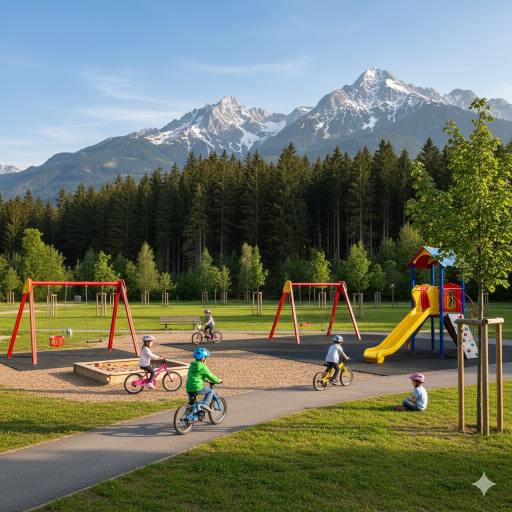
#> input picture Test_Images/Playground.jpg, 1024 x 1024 px (shown at 1/2 size)
$ python PointDrawing.py
#> lines starting #> are read from the running program, lines starting #| are printed output that depends on the picture; after the words box and inside, x2 and y2 are one past the last pixel; in counts of white or black regions, pixels touching at a corner belong together
# Author: Endri Dibra
# Project: ARP mini Project


# Importing the required libraries
import cv2

# System requirements setup
# The Occupancy grid map
# image to be used for the process
IMAGE_PATH = "Test_Images/Playground.jpg"

# Output image path
OUTPUT_PATH = "Points_Images/ImageResultPlayground.png"

# New size of the occupancy grid map image
# for computing resourse management
RESIZE = (500, 500)

# Start coordinates
START_X = 40
START_Y = 480

# Goal coordinates
GOAL_X = 240
GOAL_Y = 330

# Dot characteristics for start point
S_DOT_COLOR = (0, 255, 0)
S_DOT_RADIUS = 6
S_DOT_THICKNESS = -1

# Dot characteristics for goal point
G_DOT_COLOR = (255, 0, 0)
G_DOT_RADIUS = 6
G_DOT_THICKNESS = -1

print(f"Loading image: {IMAGE_PATH}...")

# Loading image
image = cv2.imread(IMAGE_PATH)
#> image is the input picture: shape (1024, 1024, 3); mean B, G, R 99.9, 116.6, 109.8

# Checking if image exists
if image is None:

    print(f"Error! Image not found.")

    raise FileNotFoundError(f"{IMAGE_PATH} not found")

# Resizing image
if RESIZE is not None:

    image = cv2.resize(image, RESIZE)
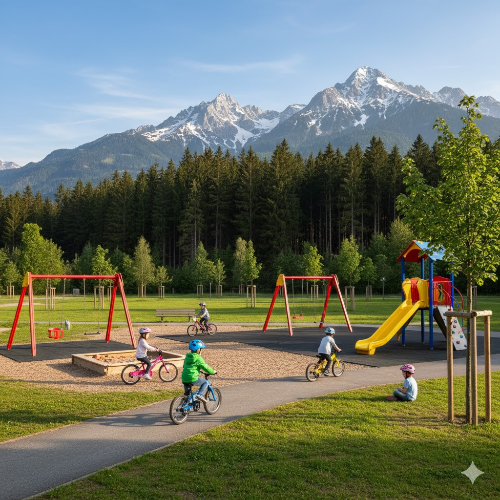
#> image: shape (500, 500, 3); mean B, G, R 99.8, 116.5, 109.7

print("Image loaded successfully.")

# Drawing the start circle
cv2.circle(image, (START_X, START_Y), S_DOT_RADIUS, S_DOT_COLOR, S_DOT_THICKNESS)
#> image: shape (500, 500, 3); 0.05% of pixels changed, all inside (x1, y1, x2, y2) = (34, 474, 47, 487)

# Adding text label
cv2.putText(image, "Start", (START_X + 10, START_Y - 10), cv2.FONT_HERSHEY_SIMPLEX, 0.6, S_DOT_COLOR, 2)

# Drawing the goal circle
cv2.circle(image, (GOAL_X, GOAL_Y), G_DOT_RADIUS, G_DOT_COLOR, G_DOT_THICKNESS)
#> image: shape (500, 500, 3); mean B, G, R 99.7, 116.8, 109.5

# Adding text label
cv2.putText(image, "Goal", (GOAL_X + 10, GOAL_Y - 10), cv2.FONT_HERSHEY_SIMPLEX, 0.6, G_DOT_COLOR, 2)
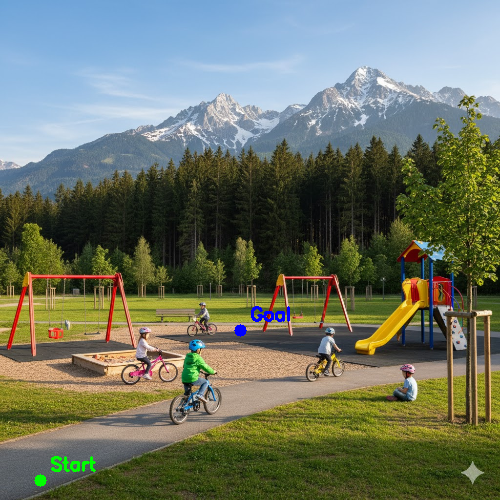
#> image: shape (500, 500, 3); mean B, G, R 99.9, 116.6, 109.3

# Displaying output text
cv2.imshow("Image with Start and Goal points", image)
cv2.imwrite(OUTPUT_PATH, image)

# Saving output image
print(f"Saved image with goal to {OUTPUT_PATH}")

# Terminating window by pressing a key
cv2.waitKey(0)

# Terminating all opened windows
cv2.destroyAllWindows()

$ run again, with Test_Images/Laboratory.jpg copied over Test_Images/Playground.jpg
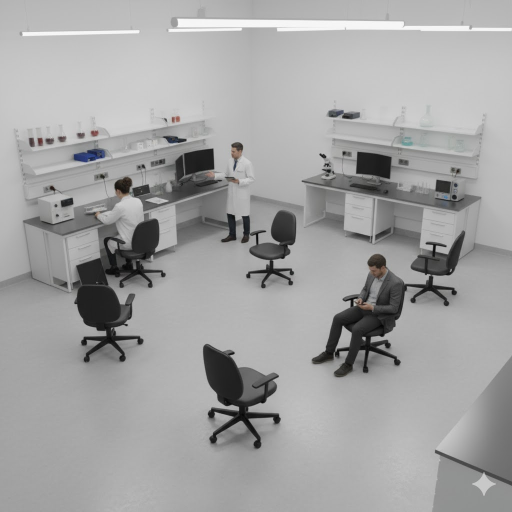
#> input picture Test_Images/Laboratory.jpg, 1024 x 1024 px (shown at 1/2 size)
#> image is the input picture: shape (1024, 1024, 3); mean B, G, R 162.2, 162.2, 162.2
#> `image = cv2.resize(image, RESIZE)`:
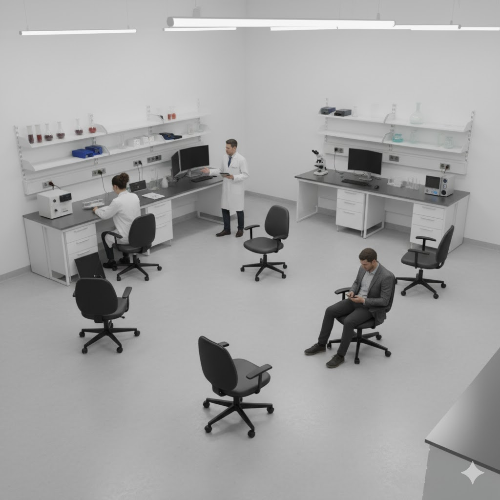
#> image: shape (500, 500, 3); mean B, G, R 162.1, 162.1, 162.1
#> `cv2.putText(image, "Goal", (GOAL_X + 10, GOAL_Y - 10), cv2.FONT_HERSHE..`:
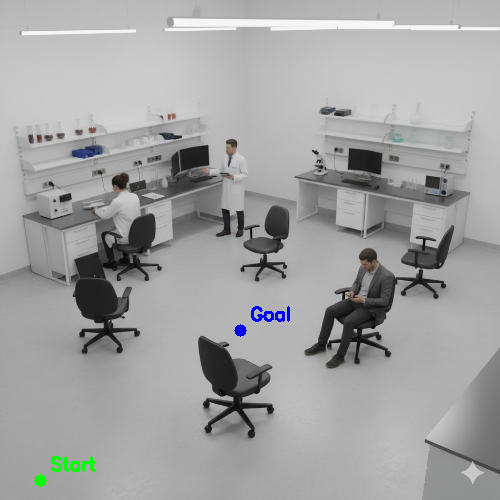
#> image: shape (500, 500, 3); mean B, G, R 161.9, 162, 161.5

$ run again, with Test_Images/Nature.jpg copied over Test_Images/Playground.jpg
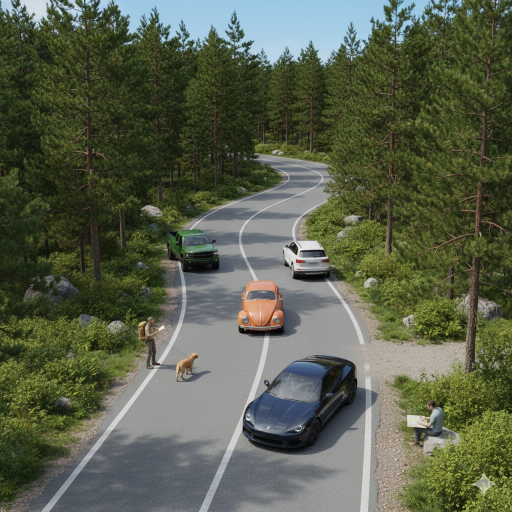
#> input picture Test_Images/Nature.jpg, 1024 x 1024 px (shown at 1/2 size)
#> image is the input picture: shape (1024, 1024, 3); mean B, G, R 75.4, 95, 88.5
#> `image = cv2.resize(image, RESIZE)`:
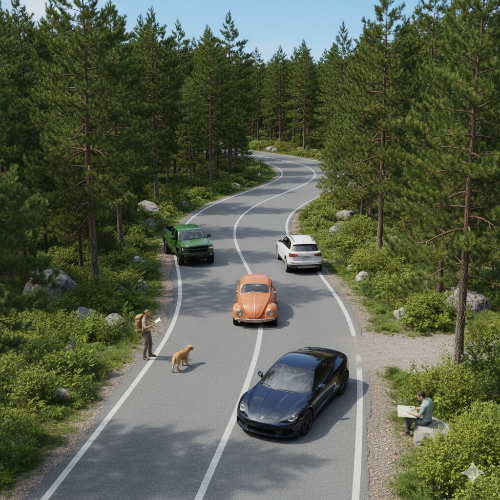
#> image: shape (500, 500, 3); mean B, G, R 75.3, 94.9, 88.4
#> `cv2.putText(image, "Goal", (GOAL_X + 10, GOAL_Y - 10), cv2.FONT_HERSHE..`:
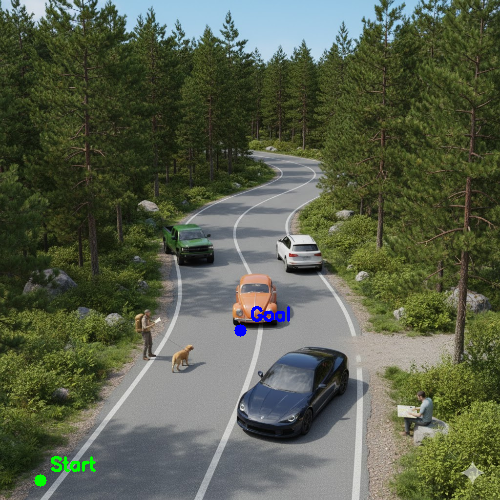
#> image: shape (500, 500, 3); mean B, G, R 75.4, 95, 88

$ run again, with Test_Images/UrbanRoad.jpg copied over Test_Images/Playground.jpg
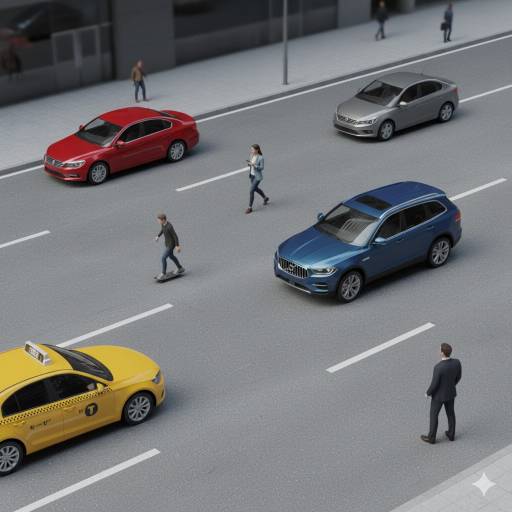
#> input picture Test_Images/UrbanRoad.jpg, 1024 x 1024 px (shown at 1/2 size)
#> image is the input picture: shape (1024, 1024, 3); mean B, G, R 119.3, 118.2, 117.6
#> `image = cv2.resize(image, RESIZE)`:
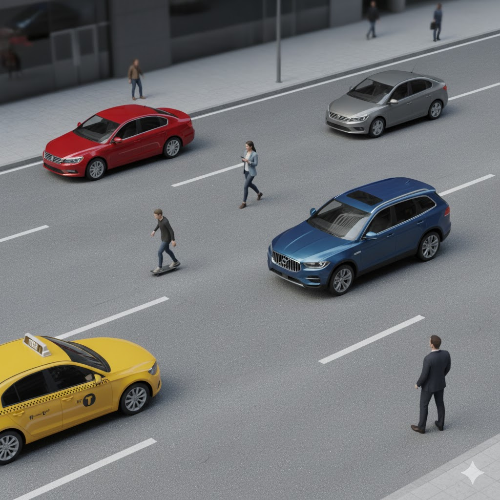
#> image: shape (500, 500, 3); mean B, G, R 119.2, 118.1, 117.5
#> `cv2.putText(image, "Goal", (GOAL_X + 10, GOAL_Y - 10), cv2.FONT_HERSHE..`:
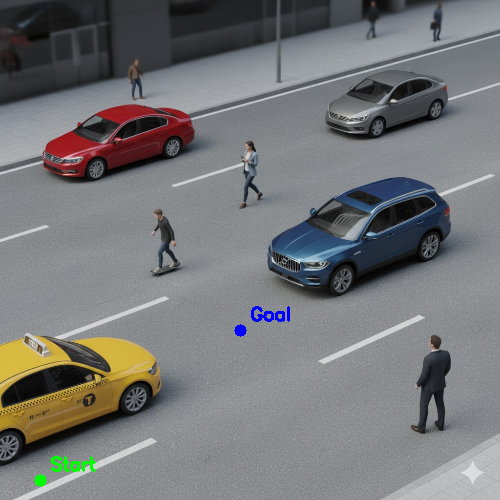
#> image: shape (500, 500, 3); mean B, G, R 119.1, 118, 117
